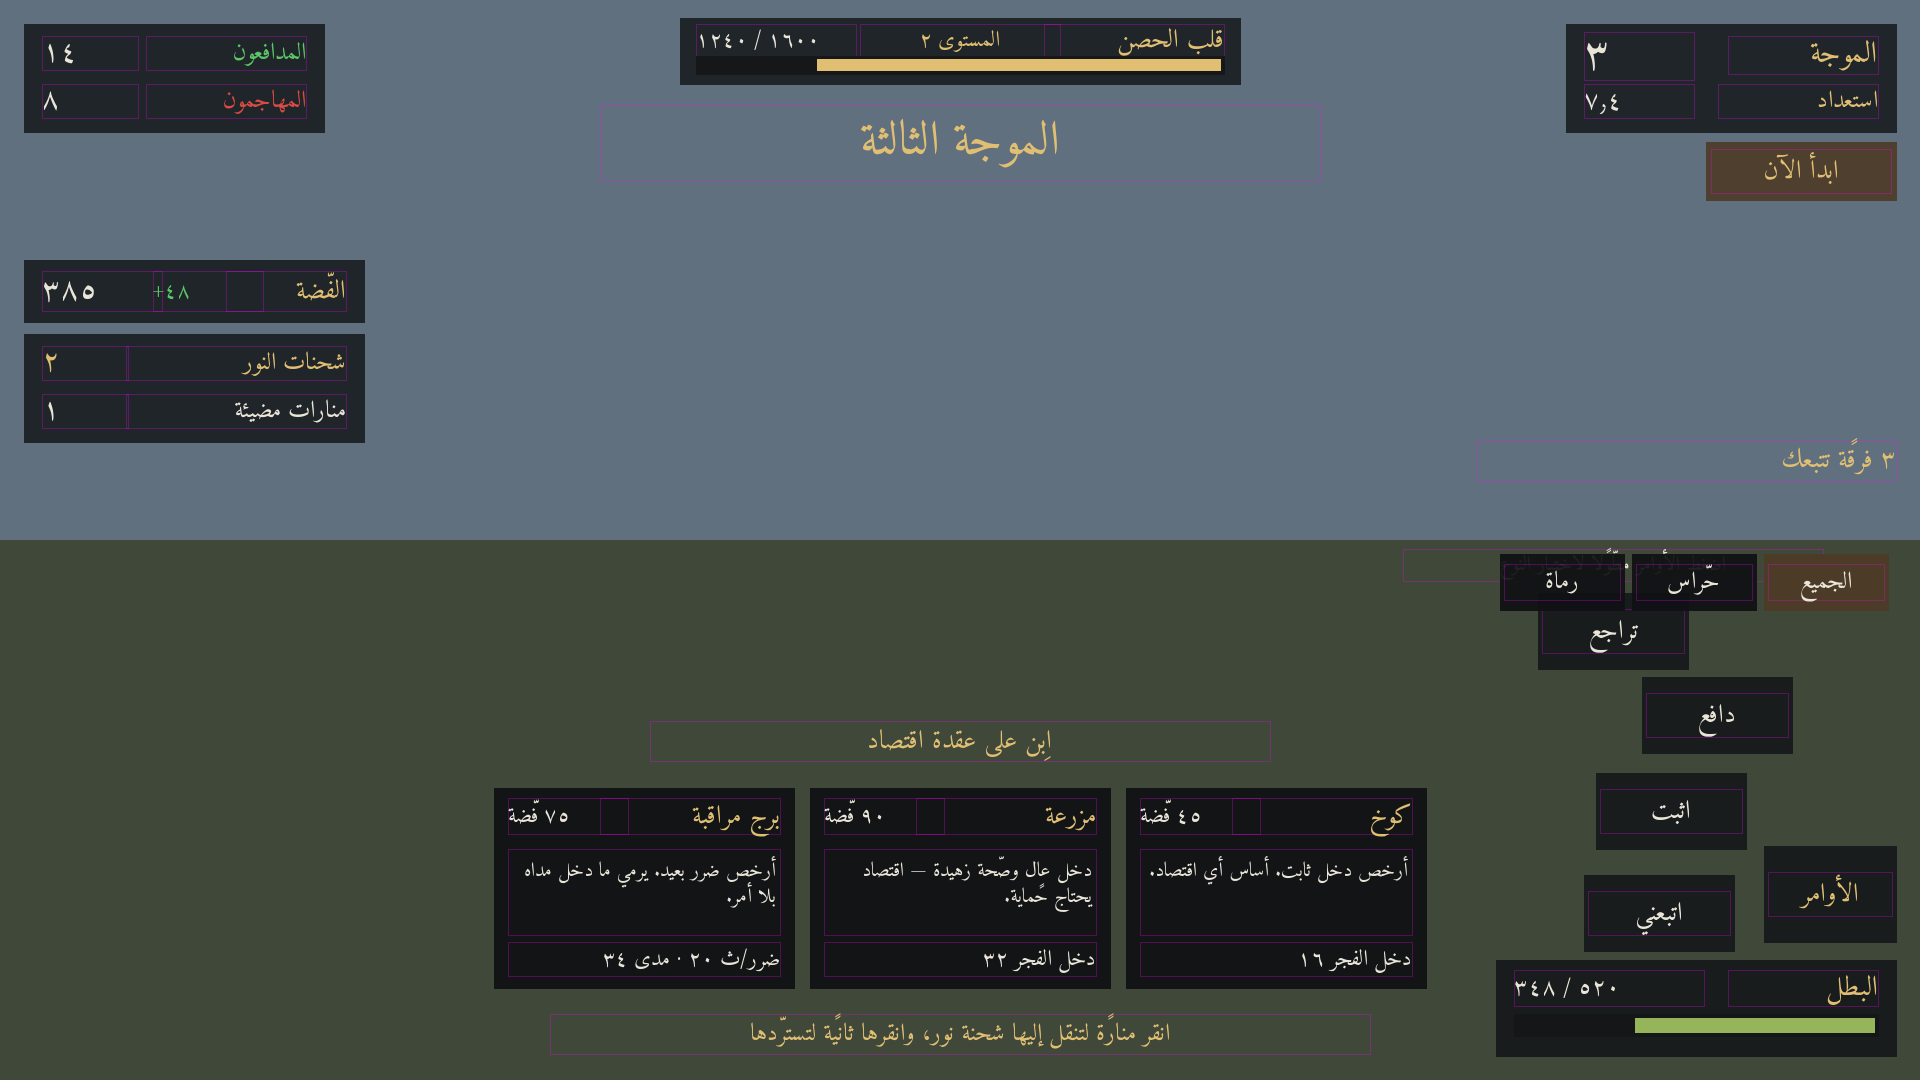

Generate this figure with Python:
# -*- coding: utf-8 -*-
"""محاكاة BattleHud بحساب RectTransform نفسه: المرساة = المحور، والإزاحة منها."""
from PIL import Image, ImageDraw, ImageFont
from shaper import shape
W,H=1920,1080
import os
FONT=os.path.normpath(os.path.join(os.path.dirname(os.path.abspath(__file__)),
    '..','..','..','..','Assets','Dawnkeep','Art','Fonts','Amiri-Regular.ttf'))
_cache={}
def f(sz):
    if sz not in _cache:
        _cache[sz]=ImageFont.truetype(FONT,int(sz),layout_engine=ImageFont.Layout.BASIC)
    return _cache[sz]

ink=(234,229,217); gold=(224,191,115); king=(90,199,103); horde=(217,75,68)
panel=(14,16,19,199)

img=Image.new('RGB',(W,H),(0,0,0))
img.paste((96,112,126),(0,0,W,H//2)); img.paste((64,72,58),(0,H//2,W,H))
d=ImageDraw.Draw(img,'RGBA')

class R:
    def __init__(s,x,y,w,h): s.x,s.y,s.w,s.h=x,y,w,h
ROOT=R(0,0,W,H)

def rect(parent, anchor, offset, size):
    """نفس MakeRect: anchorMin=anchorMax=pivot=anchor"""
    ax,ay=anchor; ox,oy=offset; sw,sh=size
    px = parent.x + ax*parent.w + ox
    py = parent.y + ay*parent.h + oy
    return R(px - ax*sw, py - ay*sh, sw, sh)

def box(r): return [r.x, H-(r.y+r.h), r.x+r.w, H-r.y]

def panelrect(parent,anchor,offset,size,fill=panel):
    r=rect(parent,anchor,offset,size); d.rectangle(box(r),fill=fill); return r

def wrapped(parent,anchor,offset,size,text,sz,color,align):
    """يلفّ النصّ كما يلفّه TMP: يقاس بالخطّ نفسه لا بعدد المحارف."""
    r=rect(parent,anchor,offset,size)
    d.rectangle(box(r),outline=(255,0,255,70))
    fnt=f(sz); words=text.split(' '); lines=[]; cur=''
    for w in words:
        trial=(cur+' '+w).strip()
        if d.textlength(shape(trial),font=fnt) <= r.w-8 or not cur:
            cur=trial
        else:
            lines.append(cur); cur=w
    if cur: lines.append(cur)
    top=H-(r.y+r.h)+4
    for i,ln in enumerate(lines):
        d.text((r.x+r.w-4, top+i*(sz+6)), shape(ln), font=fnt, fill=color, anchor='ra')
    return len(lines), r.h, (sz+6)*len(lines)

def label(parent,anchor,offset,size,s,sz,color,align,shaped=True):
    r=rect(parent,anchor,offset,size)
    d.rectangle(box(r),outline=(255,0,255,70))     # حدّ المستطيل للتشخيص
    mid = H-(r.y+r.h/2)
    if align=='r': pos=(r.x+r.w, mid); a='rm'
    elif align=='l': pos=(r.x, mid); a='lm'
    else: pos=(r.x+r.w/2, mid); a='mm'
    d.text(pos, shape(s) if shaped else s, font=f(sz), fill=color, anchor=a)
    return r

# ── لوحة الموجة
wave=panelrect(ROOT,(1,1),(-24,-24),(330,108))
label(wave,(1,1),(-18,-12),(150,38),'الموجة',30,gold,'r')
label(wave,(0,1),(18,-8),(110,48),'٣',44,ink,'l',False)
label(wave,(1,0),(-18,14),(160,34),'استعداد',24,gold,'r')
label(wave,(0,0),(18,14),(110,34),'٧٫٤',26,ink,'l',False)

# ── زرّ ابدأ الآن
btn=panelrect(ROOT,(1,1),(-24,-142),(190,58),(76,58,38,230))
label(btn,(0.5,0.5),(0,0),(180,44),'ابدأ الآن',26,gold,'c')

# ── لوحة الأعداد
cnt=panelrect(ROOT,(0,1),(24,-24),(300,108))
label(cnt,(1,1),(-18,-12),(160,34),'المدافعون',24,king,'r')
label(cnt,(0,1),(18,-12),(96,34),'١٤',30,ink,'l',False)
label(cnt,(1,0),(-18,14),(160,34),'المهاجمون',24,horde,'r')
label(cnt,(0,0),(18,14),(96,34),'٨',30,ink,'l',False)

# ── شريط قلب الحصن
keep=panelrect(ROOT,(0.5,1),(0,-18),(560,66))
label(keep,(1,1),(-16,-6),(180,32),'قلب الحصن',26,gold,'r')
label(keep,(0,1),(16,-6),(160,32),'١٢٤٠ / ١٦٠٠',22,ink,'l',False)
label(keep,(0.5,1),(0,-6),(200,32),'المستوى ٢',22,gold,'c')
kt=rect(keep,(0.5,0),(0,10),(528,18)); d.rectangle(box(kt),fill=(20,22,24,235))
kf=rect(kt,(0.5,0.5),(0,0),(520,11)); kb=box(kf); kb[0]=kb[2]-520*0.775
d.rectangle(kb,fill=(224,191,115))

# ── لوحة الفضّة
slv=panelrect(ROOT,(0,1),(24,-260),(340,62))
label(slv,(1,0.5),(-18,0),(120,40),'الفضّة',26,gold,'r')
label(slv,(0,0.5),(18,0),(120,40),'٣٨٥',32,ink,'l',False)
label(slv,(0.5,0.5),(14,0),(110,40),'+٤٨',22,king,'l',False)

# ── لوحة النور
lit=panelrect(ROOT,(0,1),(24,-334),(340,108))
label(lit,(1,1),(-18,-12),(220,34),'شحنات النور',24,gold,'r')
label(lit,(0,1),(18,-12),(86,34),'٢',30,gold,'l',False)
label(lit,(1,0),(-18,14),(220,34),'منارات مضيئة',24,ink,'r')
label(lit,(0,0),(18,14),(86,34),'١',30,ink,'l',False)

# ── تلميح النقل
hint=rect(ROOT,(0.5,0),(0,26),(820,40))
label(ROOT,(0.5,0),(0,26),(820,40),'انقر منارةً لتنقل إليها شحنة نور، وانقرها ثانيةً لتستردّها',24,gold,'c')

# ── لوحة البطل
hero=panelrect(ROOT,(1,0),(-24,24),(400,96))
label(hero,(1,1),(-18,-10),(150,36),'البطل',28,gold,'r')
label(hero,(0,1),(18,-10),(190,36),'٣٤٨ / ٥٢٠',24,ink,'l',False)
track=rect(hero,(0.5,0),(0,20),(364,22)); d.rectangle(box(track),fill=(20,22,24,235))
fill=rect(track,(0.5,0.5),(0,0),(356,14))
ratio=348/520
fb=box(fill); fb[0]=fb[2]-356*ratio
d.rectangle(fb,fill=(150,180,90))

# ── بطاقات البناء
cards=rect(ROOT,(0.5,0),(0,92),(300*3+16*2,200+54))
label(ROOT,(0.5,0),(0,92+200+27),(620,40),'ابنِ على عقدة اقتصاد',26,gold,'c')
CARDS=[('كوخ','٤٥ فضّة','أرخص دخل ثابت. أساس أي اقتصاد.','دخل الفجر ١٦'),
       ('مزرعة','٩٠ فضّة','دخل عالٍ وصحّة زهيدة — اقتصاد يحتاج حماية.','دخل الفجر ٣٢'),
       ('برج مراقبة','٧٥ فضّة','أرخص ضرر بعيد. يرمي ما دخل مداه بلا أمر.','ضرر/ث ٢٠ · مدى ٣٤')]
for i,(nm,cs,sm,st) in enumerate(CARDS):
    off=((3-1)*0.5-i)*(300+16)
    c=panelrect(cards,(0.5,0),(off,0),(300,200),(14,16,19,235))
    label(c,(1,1),(-14,-10),(180,36),nm,26,gold,'r')
    label(c,(0,1),(14,-10),(120,36),cs,22,ink,'l')
    n,boxh,used=wrapped(c,(0.5,0.5),(0,-4),(300-28,86),sm,20,ink,'r')
    if used>boxh: print(f'  ⚠ «{nm}»: الوصف {n} أسطر ({used}px) يتجاوز صندوقه ({boxh}px)')
    label(c,(0.5,0),(0,12),(300-28,34),st,22,ink,'r')

# ── دائرة الأوامر (§7)
ob=panelrect(ROOT,(1,0),(-24,138),(132,96))
label(ob,(0.5,0.5),(0,0),(124,44),'الأوامر',26,gold,'c')
ring=rect(ROOT,(1,0),(-136,138),(10,10))
for nm,off in [('اتبعني',(-120,24)),('اثبت',(-108,126)),('دافع',(-62,222)),('تراجع',(-166,306))]:
    o=panelrect(ring,(0.5,0.5),off,(150,76))
    label(o,(0.5,0.5),(0,0),(142,44),nm,26,ink,'c')
label(ROOT,(1,0),(-24,600),(420,40),'٣ فرقةً تتبعك',26,gold,'r')
label(ring,(0.5,0.5),(-166,372),(420,32),'اضغط الأوامر مطوّلاً لاختيار النوع',20,ink,'c')
fr=rect(ROOT,(1,0),(-24,470),(396,56))
for nm,ox,on in [('الجميع',-8,True),('حرّاس',-140,False),('رماة',-272,False)]:
    b=panelrect(fr,(1,0),(ox,0),(124,56),(76,58,38,240) if on else (14,16,19,235))
    label(b,(0.5,0.5),(0,0),(116,36),nm,24,ink,'c')

# ── اللافتة
ban=rect(ROOT,(0.5,1),(0,-104),(720,76))
label(ban,(0.5,0.5),(0,0),(720,76),'الموجة الثالثة',48,gold,'c')

img.save(os.path.join(os.path.dirname(os.path.abspath(__file__)),'hudmock.png')); print('saved')
